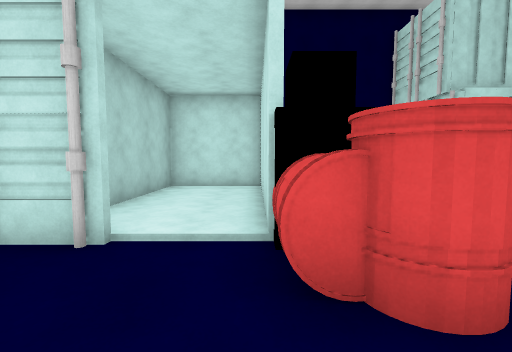
View 1 (above)

14 first-person views from a walk through a scene from a Unity 3-D project. The camera is 1.5 m above the floor, tilts 4° down and sees 90° across. The floor is counted in squares, 1.49 m on a side. Each view is taken from the middle of a square. On the plan, view 1 faces up. The plan holds only what a view shows up to about 11 squares ahead; the rest is blank. The place goes on beyond the plan. The player is left out. Some animated figures are not drawn.

View 2
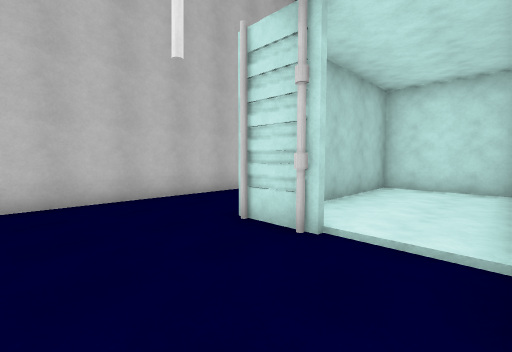

View 3
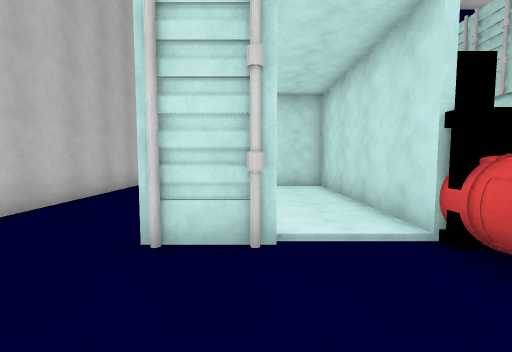

View 4
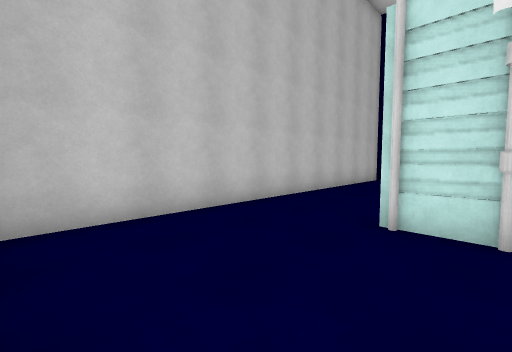

View 5
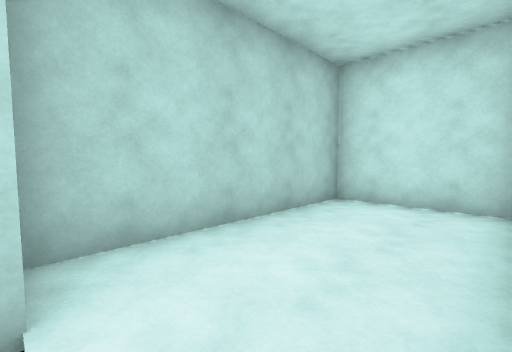

View 6
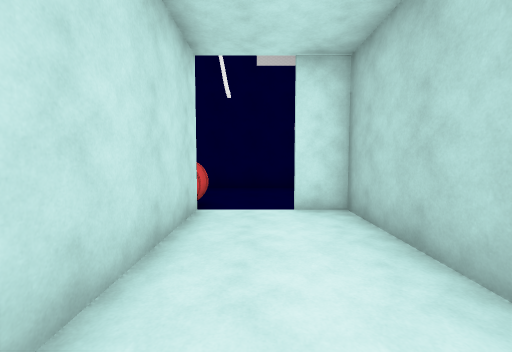

View 7
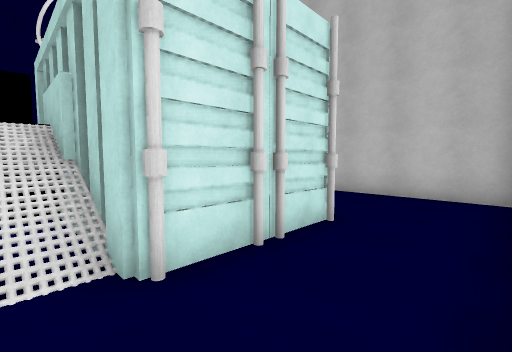

View 8
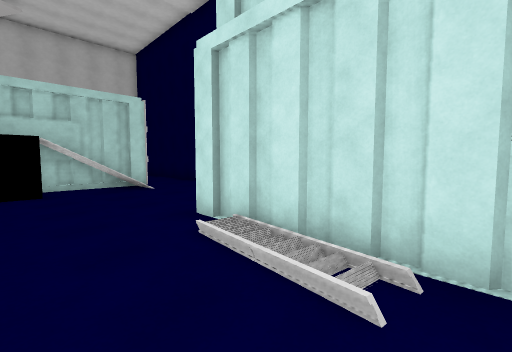

View 9
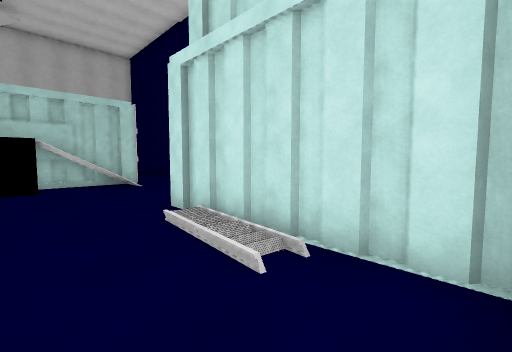

View 10
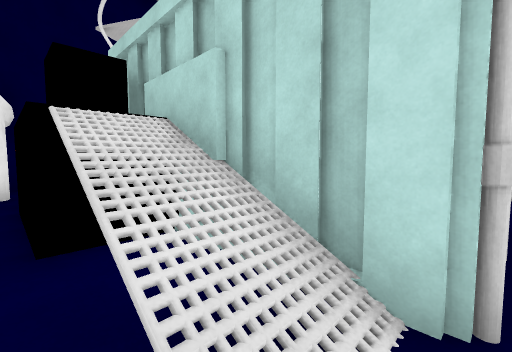

View 11
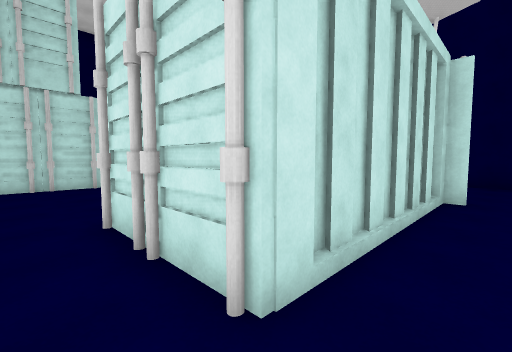

View 12
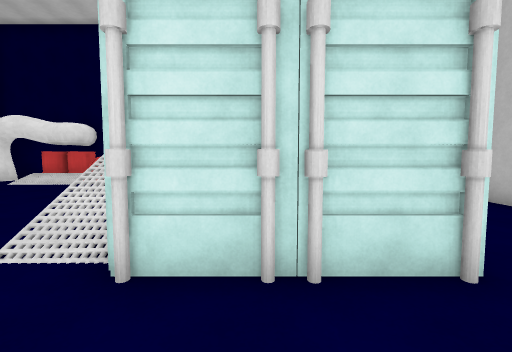

View 13
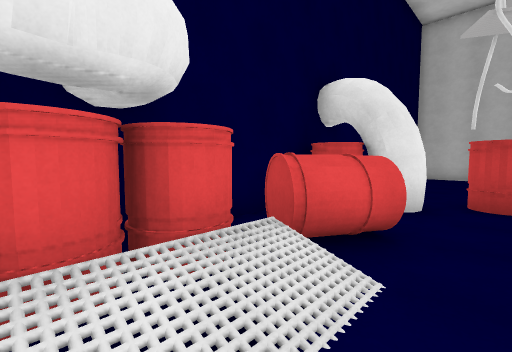

View 14
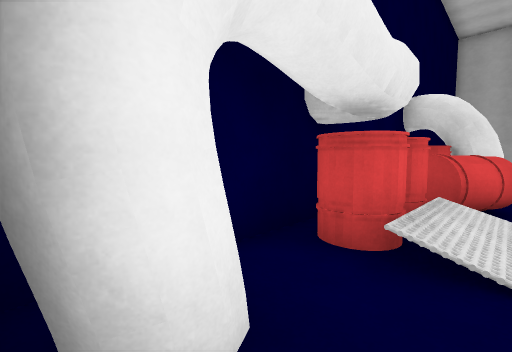

### Floor plan
Key: @ floor where view 1 was taken; # wall or solid block; . main floor; : floor 0.25 m higher than the main floor; / step, stairs or slope; = window, fence, low wall or low ledge; ^ raised ledge; O other object.
Columns run from 7 left of view 1 to 11 right of it. Each row starts with its distance up from view 1.
 11 #     . .
 10 #  .         #
  9 #   .###..   #
  8 #   ##:#=.   ######
  7 #   #::##.   .....
  6 #   #::#..
  5 #   #::#O        ..
  4 #   #:::O
  3 #   ##//#
  2 #      .#      .
  1 #       ##  ^//:  .
  0 #    . @ ## #/## ##
 -1 #    .    #   ##  #

Positions as (right, up) in squares from view 1, and headings:
1: (0, 0), facing up
2: (0, 0), facing up-left
3: (-2, 0), facing up
4: (-2, -1), facing up-left
5: (0, 3), facing up-left
6: (-1, 8), facing down
7: (1, 11), facing down-left
8: (10, 5), facing up-left
9: (11, 5), facing up-left
10: (2, 9), facing down-left
11: (-4, 10), facing down-right
12: (-1, 11), facing down
13: (8, 2), facing down-left
14: (11, 1), facing down-left
